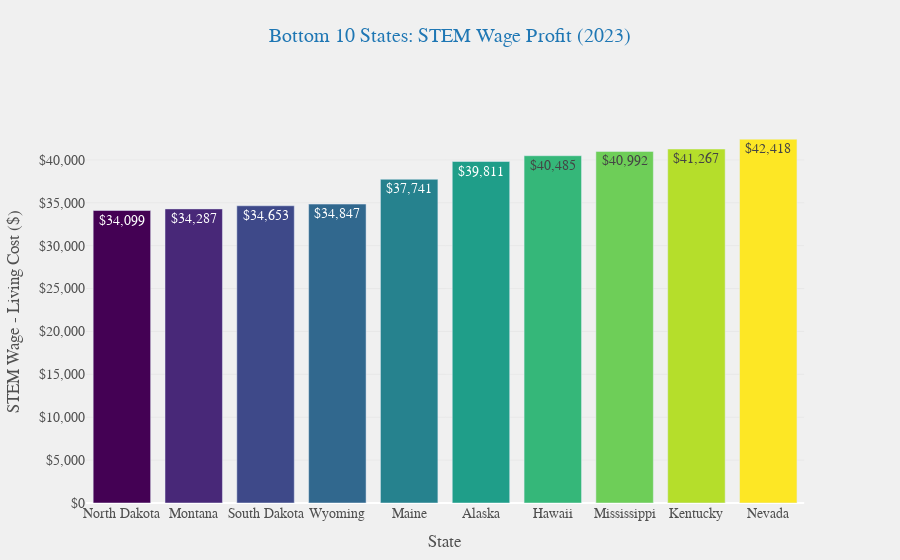

Notebook source saved alongside this figure:
### Code cell
import plotly.express as px
import plotly.graph_objects as go
from plotly.subplots import make_subplots

# Sort the DataFrame by Profit in ascending order and get the bottom 10
bottom_10_profit_states = df_2023.sort_values('Profit', ascending=True).head(10)

# Create a custom color scale
colors = px.colors.sequential.Viridis[:len(bottom_10_profit_states)]

# Create figure with secondary y-axis
fig = make_subplots(specs=[[{"secondary_y": True}]])

# Add bar chart for Profit
fig.add_trace(
    go.Bar(
        x=bottom_10_profit_states['area_name'],
        y=bottom_10_profit_states['Profit'],
        marker_color=colors,
        text=bottom_10_profit_states['Profit'].apply(lambda x: f'${x:,.0f}'),
        textposition='auto',
        name='STEM Wage - Living Cost',
        hovertemplate='%{x}<br>Profit: %{text}<extra></extra>'
    ),
    secondary_y=False,
)

# Customize the layout
fig.update_layout(
    title={
        'text': 'Bottom 10 States: STEM Wage Profit (2023)',
        'y':0.95,
        'x':0.5,
        'xanchor': 'center',
        'yanchor': 'top',
        'font': dict(size=20, color='#1f77b4')
    },
    xaxis_title='State',
    yaxis_title='STEM Wage - Living Cost ($)',
    xaxis={'tickangle': 0},
    plot_bgcolor='rgba(240,240,240,0.95)',
    paper_bgcolor='rgba(240,240,240,0.95)',
    font=dict(family="Arial", size=14, color="#505050"),
    legend=dict(
        orientation="h",
        yanchor="bottom",
        y=1.02,
        xanchor="right",
        x=1
    ),
    margin=dict(l=50, r=50, t=120, b=50),
)

# Update yaxis properties
fig.update_yaxes(title_text="STEM Wage - Living Cost ($)", secondary_y=False)

# Add a subtle grid
fig.update_yaxes(showgrid=True, gridwidth=1, gridcolor='rgba(200,200,200,0.2)', secondary_y=False)


# Format y-axis as currency
fig.update_layout(yaxis=dict(tickprefix="$", tickformat=",.0f"))

# Show the figure
fig.show()

### Figure 1 — Plotly figure (JSON) as saved in the notebook; plotly's stock layout.template omitted (floating-point values rounded to 4 significant figures)
{"data": [{"hovertemplate": "%{x}<br>Profit: %{text}<extra></extra>", "marker": {"color": ["#440154", "#482878", "#3e4989", "#31688e", "#26828e", "#1f9e89", "#35b779", "#6ece58", "#b5de2b", "#fde725"]}, "name": "STEM Wage - Living Cost", "text": ["$34,099", "$34,287", "$34,653", "$34,847", "$37,741", "$39,811", "$40,485", "$40,992", "$41,267", "$42,418"], "textposition": "auto", "type": "bar", "x": ["North Dakota", "Montana", "South Dakota", "Wyoming", "Maine", "Alaska", "Hawaii", "Mississippi", "Kentucky", "Nevada"], "xaxis": "x", "y": [34099, 34287, 34653, 34847, 37741, 39811, 40485, 40992, 41267, 42418], "yaxis": "y"}], "layout": {"font": {"color": "#505050", "family": "Arial", "size": 14}, "legend": {"orientation": "h", "x": 1, "xanchor": "right", "y": 1.02, "yanchor": "bottom"}, "margin": {"b": 50, "l": 50, "r": 50, "t": 120}, "paper_bgcolor": "rgba(240,240,240,0.95)", "plot_bgcolor": "rgba(240,240,240,0.95)", "title": {"font": {"color": "#1f77b4", "size": 20}, "text": "Bottom 10 States: STEM Wage Profit (2023)", "x": 0.5, "xanchor": "center", "y": 0.95, "yanchor": "top"}, "xaxis": {"anchor": "y", "domain": [0, 0.94], "tickangle": 0, "title": {"text": "State"}}, "yaxis": {"anchor": "x", "domain": [0, 1], "gridcolor": "rgba(200,200,200,0.2)", "gridwidth": 1, "showgrid": true, "tickformat": ",.0f", "tickprefix": "$", "title": {"text": "STEM Wage - Living Cost ($)"}}, "yaxis2": {"anchor": "x", "overlaying": "y", "side": "right"}}}
